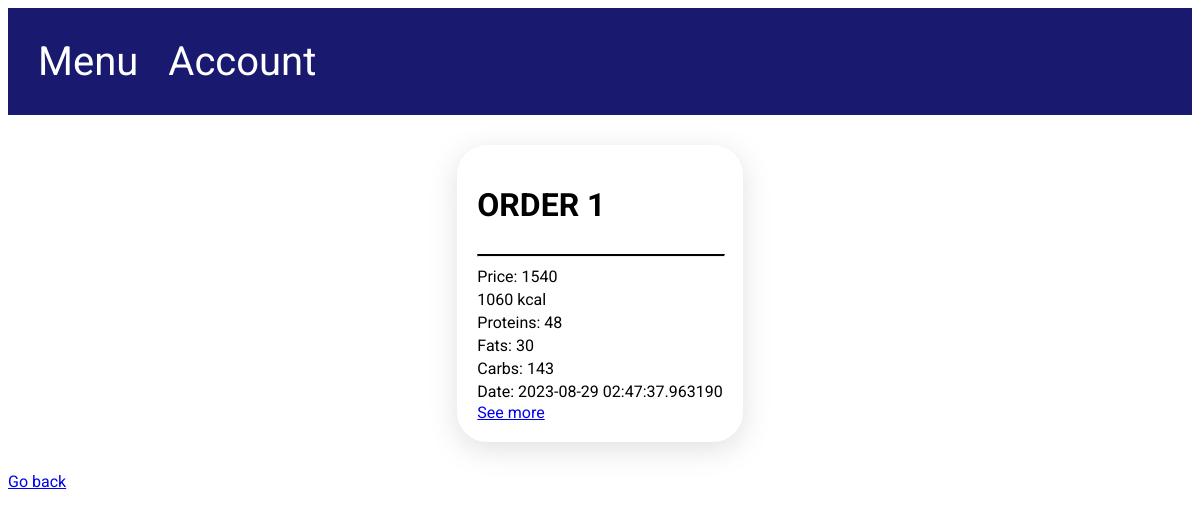
Page /admin/current_orders (signed in) on the earlier database version.
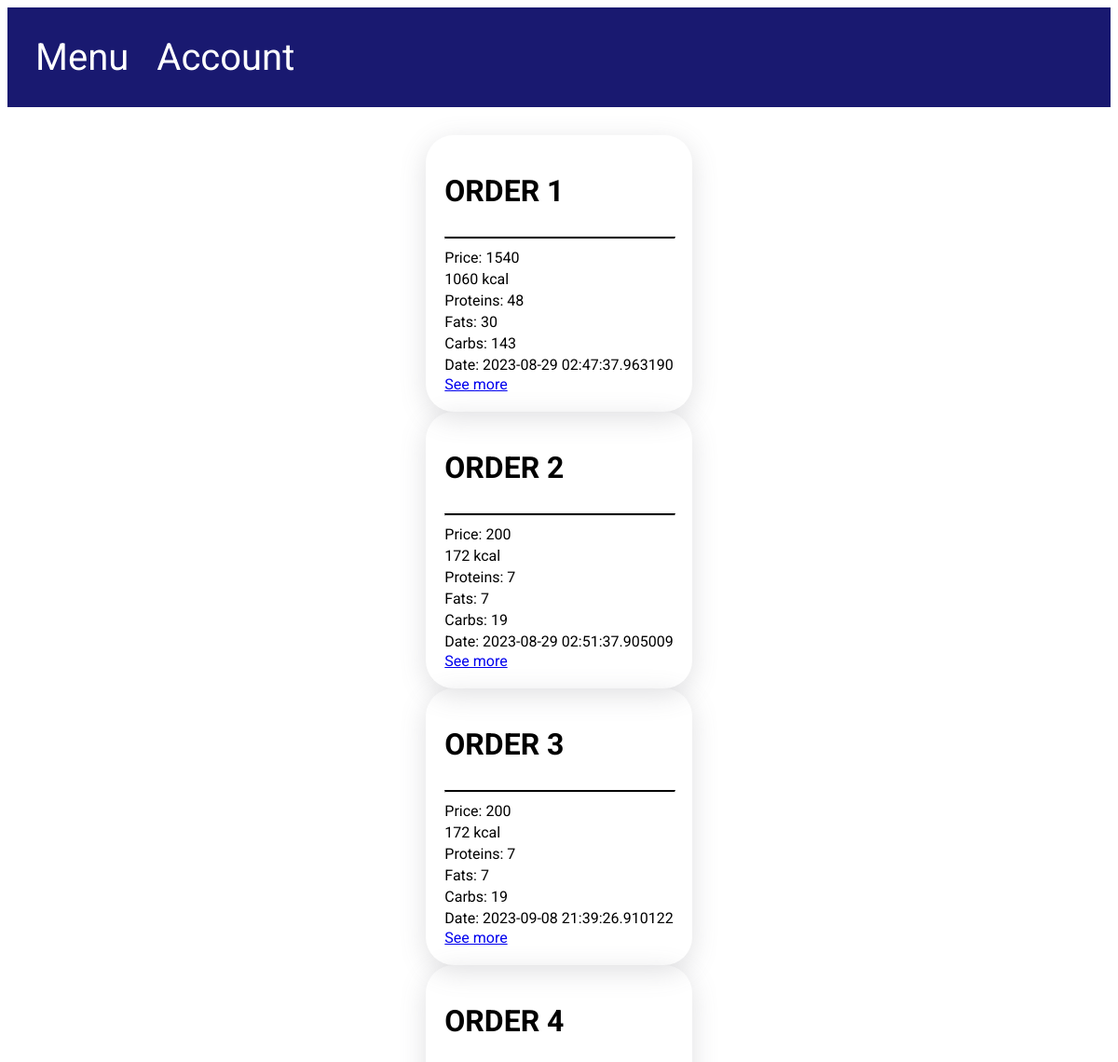
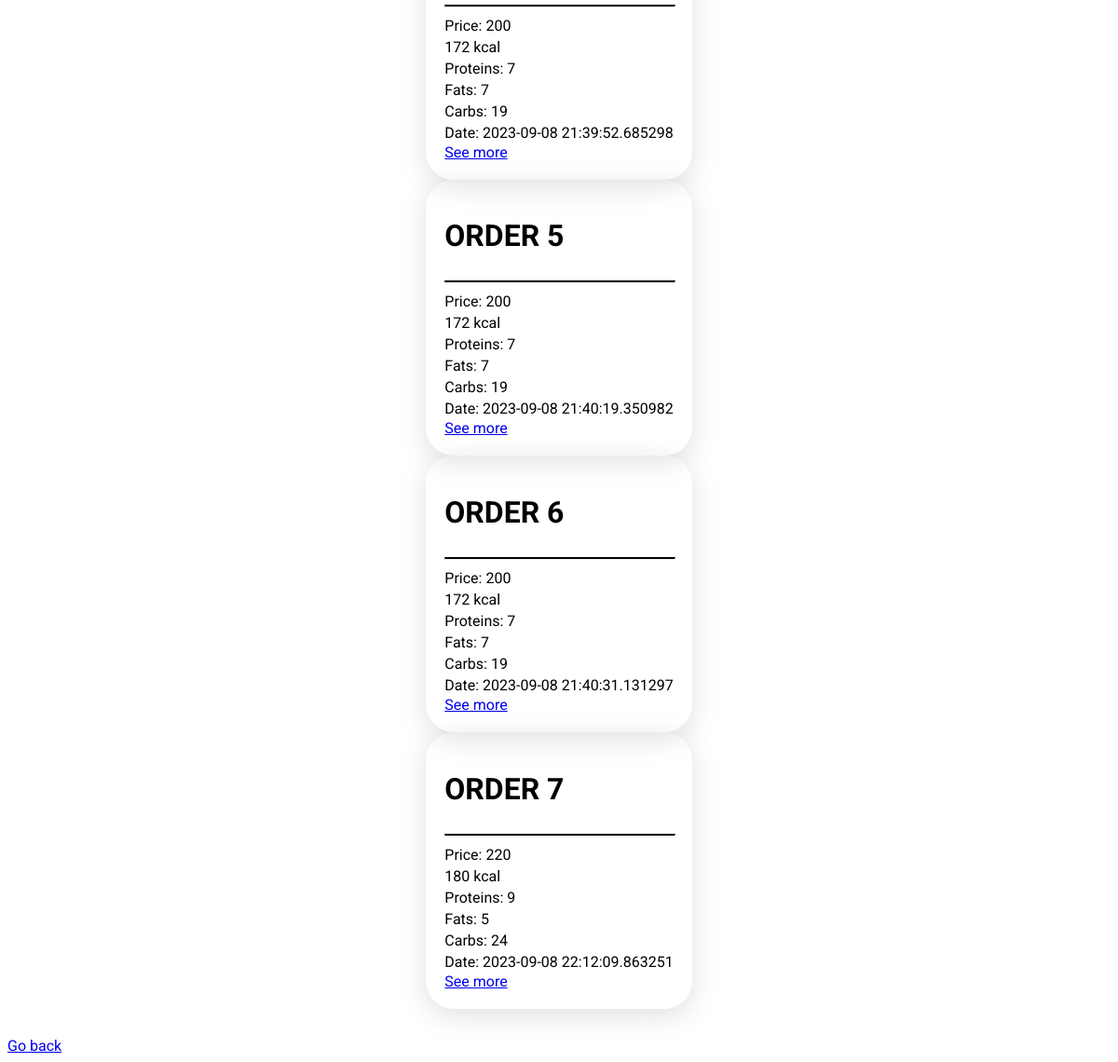
Same page on the later database version (2 pictures, top to bottom).
### models.py (models this page shows, shortened)
class UserOrder(Base):
    __tablename__ = "user_order"
    id = Column(Integer, primary_key=True, autoincrement=True, unique=True)
    user_id = Column(Integer, ForeignKey("user.id"), nullable=False)
    address_id = Column(Integer, ForeignKey("address.id"), nullable=False)
    order_price = Column(Integer, nullable=False)
    order_kcal = Column(Integer, nullable=False)
    order_proteins = Column(Integer, nullable=False)
    order_fats = Column(Integer, nullable=False)
    order_carbs = Column(Integer, nullable=False)
    comment = Column(String(255))
    order_date = Column(String(120))
    order_rate = Column(Integer)
    order_status = Column(Integer, ForeignKey("status.id"), nullable=False)
    update_date = Column(DateTime)
    address = relationship("Address", back_populates="user_order")
    user = relationship("User", back_populates="user_order")
    ordered_dish = relationship("OrderedDish", back_populates="user_order")
    status = relationship("Status", back_populates="user_order")

### app.py (the view)
@app.route('/admin/current_orders', methods=['GET'])
def admin_orders():  # Alchemy
    if session.get("user_id") is None:
        return app.redirect("/user/sign_in")
    if session.get("user_type") == 0:
        return app.redirect('/menu', 302)
    database.init_db()
    orders = database.db_session.query(UserOrder).where(UserOrder.order_status == 1)
    return render_template("current_orders.html", orders=orders)

### database.py (called while the page is built)
def init_db():
    import models
    Base.metadata.create_all(bind=engine)

### templates/current_orders.html
{% extends 'base.html' %}
{% block content %}
    <div class="container user_page">
        {% for order in orders %}
            <div class="content-holder orders">
                <h1>ORDER {{ loop.index }}</h1>
                <hr class="line">
                <p>
                    Price: {{ order.order_price }}
                </p>
                <p>
                    {{ order.order_kcal }} kcal
                </p>
                <p>
                    Proteins: {{ order.order_proteins }}
                </p>
                <p>
                    Fats: {{ order.order_fats }}
                </p>
                <p>
                    Carbs: {{ order.order_carbs }}
                </p>
                <p>
                    Date: {{ order.order_date }}
                </p>
                <a href="/admin/current_orders/{{ order.id }}"> See more </a>
            </div>
        {% endfor %}
    </div>
    <a href="/user"> Go back </a>
{% endblock %}

### templates/base.html (shortened to what this page needs)
<!DOCTYPE html>
<html lang="en">
<head>
    <link rel="stylesheet" href="{{ url_for('static', filename='css/style.css') }}">
</head>
<body>
    <header>
        <nav>
            <a href="/menu"> Menu </a>
            <a href="/user"> Account </a>
        </nav>
    </header>
    <main>
        {% block content %} {% endblock %}
    </main>
</body>
</html>

### static/css/style.css (style rules this page uses)
body { font-family: 'Roboto', sans-serif; }
header { display: flex; justify-content: space-between; align-items: center; font-size: 40px; margin: 0; padding: 30px; background-color: midnightblue; }
header nav { display: flex; gap: 30px; align-items: center; }
header a { color: white; text-decoration: none; }
.container { padding: 30px 50px 30px 50px; }
.content-holder { display: flex; flex-direction: column; border-radius: 30px; padding: 20px; box-shadow: rgba(100, 100, 111, 0.2) 0px 7px 29px 0px; }
.user_page { display: flex; flex-direction: column; align-items: center; }
.line { border-top: 2px solid black; width: 100% }
.orders p { margin-top: 2px; margin-bottom: 2px; }

Differences in the rows shown:
now on this page (row edited): UserOrder: order_price "200", order_kcal "172", order_proteins "7", order_fats "7", order_carbs "19", order_date "2023-08-29 02:51:37.905009"
added UserOrder: order_price "200", order_kcal "172", order_proteins "7", order_fats "7", order_carbs "19", order_date "2023-09-08 21:39:26.910122"
added UserOrder: order_price "200", order_kcal "172", order_proteins "7", order_fats "7", order_carbs "19", order_date "2023-09-08 21:39:52.685298"
added UserOrder: order_price "200", order_kcal "172", order_proteins "7", order_fats "7", order_carbs "19", order_date "2023-09-08 21:40:19.350982"
added UserOrder: order_price "200", order_kcal "172", order_proteins "7", order_fats "7", order_carbs "19", order_date "2023-09-08 21:40:31.131297"
added UserOrder: order_price "220", order_kcal "180", order_proteins "9", order_fats "5", order_carbs "24", order_date "2023-09-08 22:12:09.863251"
